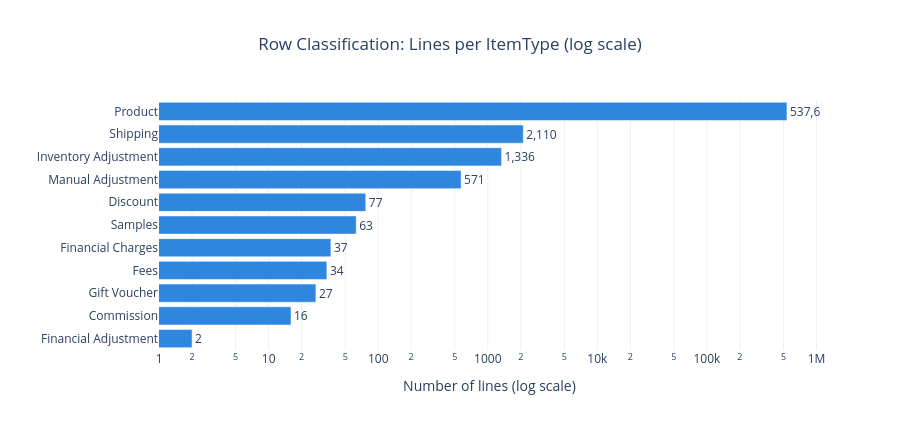

Notebook code for this chart:
### Markdown cell above
This chart shows the distribution of line types after the whole classification. I used a log scale because Product dominates by a huge margin and the other types would otherwise be invisible.

### Code cell
# Lines per ItemType after all the classification steps
itemtype_summary = (
    df.groupby("ItemType")
    .agg(Lines=("InvoiceNo", "size"), Revenue=("LineRevenue", "sum"))
    .sort_values("Lines")
    .reset_index()
)

fig = px.bar(
    itemtype_summary,
    x="Lines", y="ItemType", orientation="h",
    log_x=True, text="Lines",
    hover_data={"Revenue": ":,.0f"},
    title="Row Classification: Lines per ItemType (log scale)",
    labels={"Lines": "Number of lines (log scale)", "ItemType": ""},
)
fig.update_traces(texttemplate="%{text:,}", textposition="outside", marker_color="#2E86DE")
fig.update_layout(title_x=0.5, height=430, showlegend=False)
fig.show()

### Figure 1 — Plotly figure (JSON) as saved in the notebook; plotly's stock layout.template omitted (floating-point values rounded to 4 significant figures)
{"data": [{"customdata": [[-22120.0], [-7933.0], [417.6], [-221500.0], [-7176.0], [-3049.0], [-5696.0], [-68670.0], [0.0], [279500.0], [9804000.0]], "hovertemplate": "Number of lines (log scale)=%{text}<br>=%{y}<br>Revenue=%{customdata[0]:,.0f}<extra></extra>", "legendgroup": "", "marker": {"color": "#2E86DE", "pattern": {"shape": ""}}, "name": "", "orientation": "h", "showlegend": false, "text": [2.0, 16.0, 27.0, 34.0, 37.0, 63.0, 77.0, 571.0, 1336.0, 2110.0, 537600.0], "textposition": "outside", "texttemplate": "%{text:,}", "type": "bar", "x": [2, 16, 27, 34, 37, 63, 77, 571, 1336, 2110, 537636], "xaxis": "x", "y": ["Financial Adjustment", "Commission", "Gift Voucher", "Fees", "Financial Charges", "Samples", "Discount", "Manual Adjustment", "Inventory Adjustment", "Shipping", "Product"], "yaxis": "y"}], "layout": {"barmode": "relative", "height": 430, "legend": {"tracegroupgap": 0}, "showlegend": false, "title": {"text": "Row Classification: Lines per ItemType (log scale)", "x": 0.5}, "xaxis": {"anchor": "y", "domain": [0, 1], "title": {"text": "Number of lines (log scale)"}, "type": "log"}, "yaxis": {"anchor": "x", "domain": [0, 1], "title": {"text": ""}}}}
